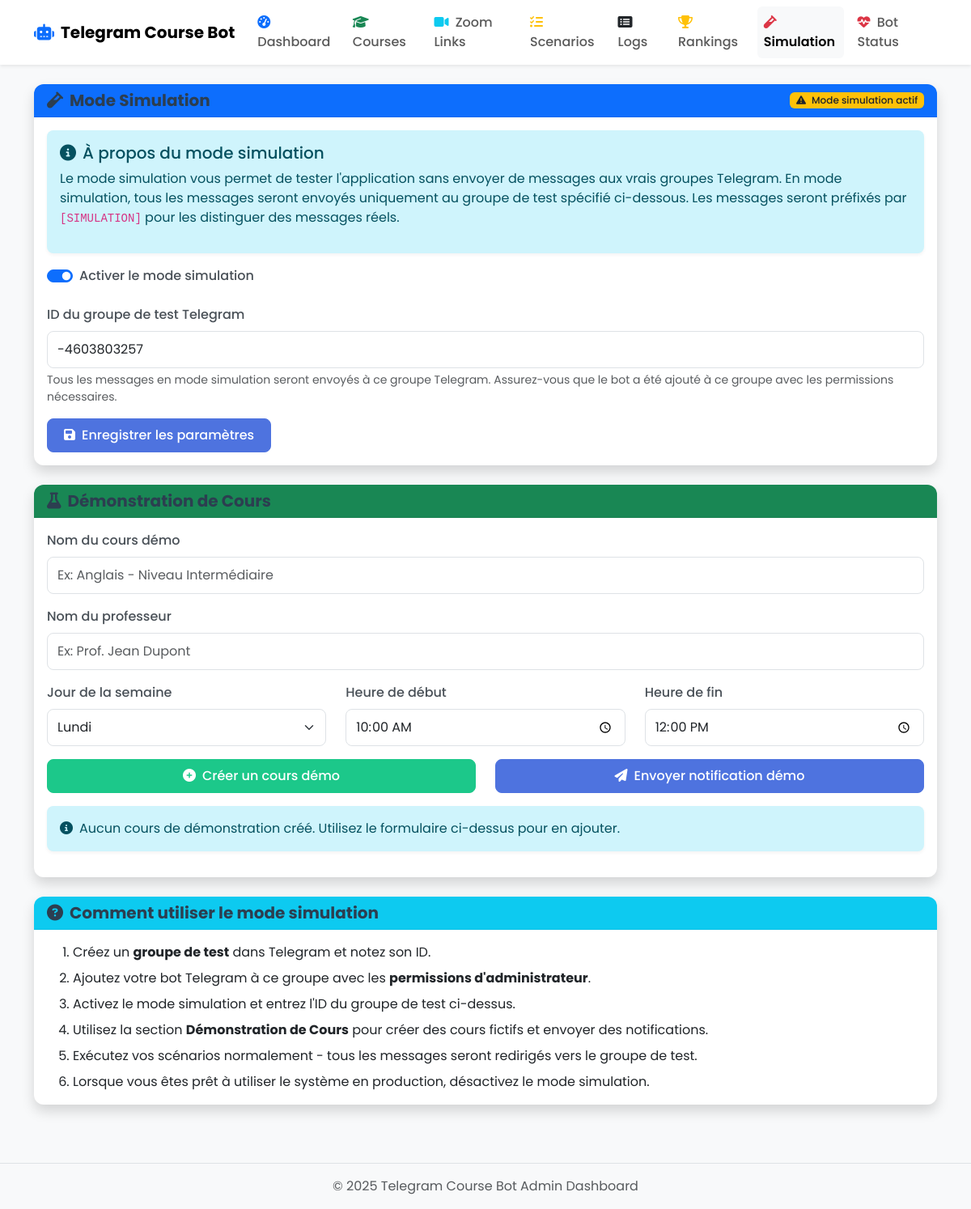
/simulation, run on an earlier commit of the app's database.
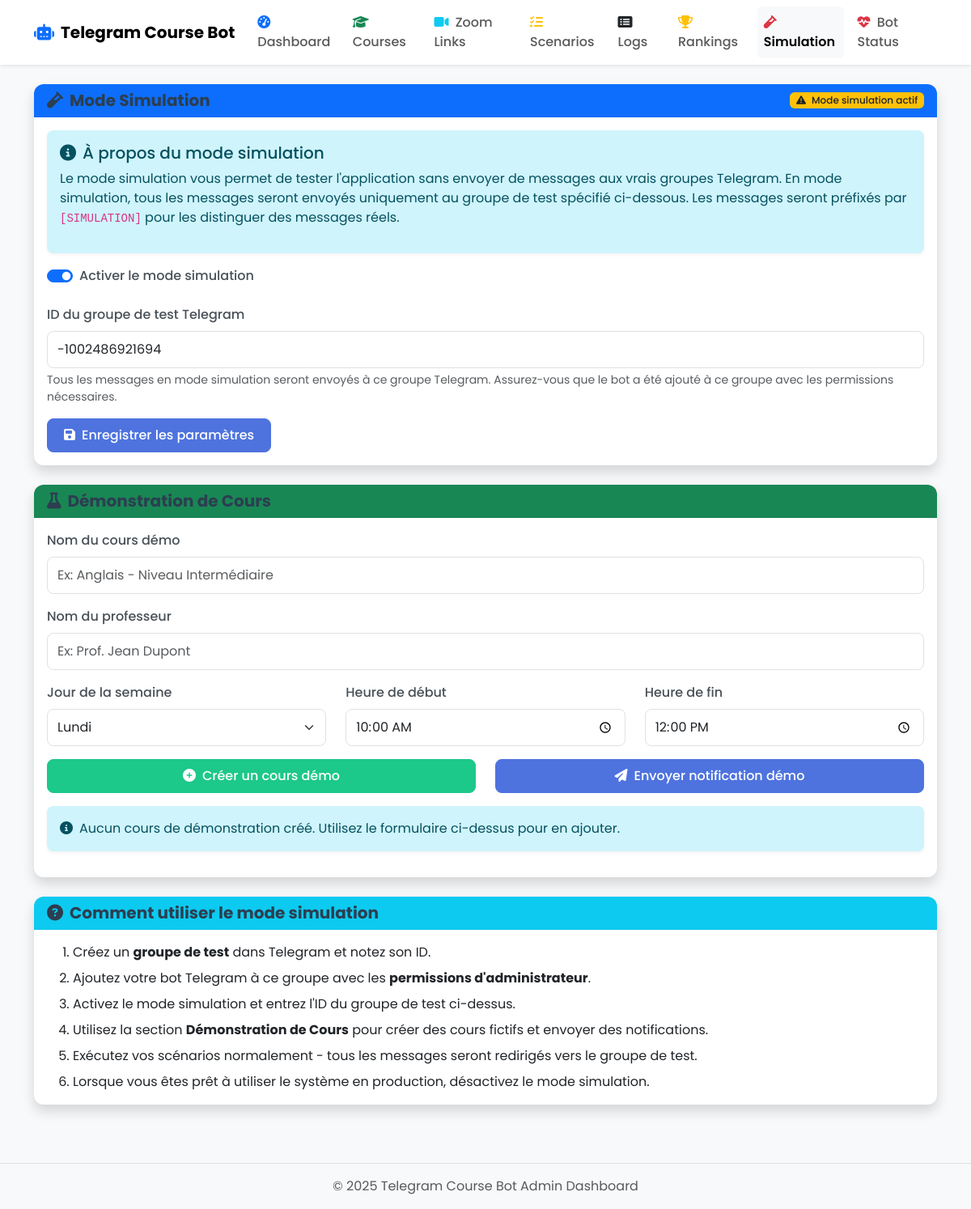
And on a later commit of the database.
### models.py (models this page shows, shortened)
class AppSettings(db.Model):
    id = db.Column(db.Integer, primary_key=True)
    simulation_mode = db.Column(db.Boolean, default=False)
    test_group_id = db.Column(db.String(100), nullable=True)
    updated_at = db.Column(db.DateTime, default=datetime.utcnow, onupdate=datetime.utcnow)

### routes.py (the view)
    @app.route('/simulation')
    def simulation():
        bot = init_telegram_bot()
        simulation_mode = bot.is_simulation_mode()
        test_group_id = bot.get_test_group_id()
        demo_courses = []
        if simulation_mode and test_group_id:
            demo_courses = Course.query.filter_by(telegram_group_id=test_group_id).all()
        return render_template(
            'simulation.html',
            simulation_mode=simulation_mode,
            test_group_id=test_group_id,
            demo_courses=demo_courses
        )

### telegram_bot.py (called while the page is built)
def init_telegram_bot():
    global telegram_bot
    if telegram_bot is None:
        with app.app_context():
            telegram_bot = TelegramBot()
    return telegram_bot

    def is_simulation_mode(self):
        settings = AppSettings.query.first()
        return settings.simulation_mode if settings else False

    def get_test_group_id(self):
        settings = AppSettings.query.first()
        return settings.test_group_id if settings else None

### templates/simulation.html (shortened to what the changed rows need)
{% extends 'layout.html' %}
{% block content %}
<div class="row">
    <div class="col-12">
        <div class="card shadow mb-4">
            <div class="card-body">
                <form action="{{ url_for('toggle_simulation') }}" method="POST" id="simulationForm">
                    <div class="mb-3">
                        <label for="test_group_id" class="form-label">ID du groupe de test Telegram</label>
                        <input type="text" class="form-control" id="test_group_id" name="test_group_id" value="{{ test_group_id or '' }}" placeholder="Ex: -1001234567890" {% if simulation_mode %}required{% endif %}>
                        <div class="form-text">
                            Tous les messages en mode simulation seront envoyés à ce groupe Telegram.
                            Assurez-vous que le bot a été ajouté à ce groupe avec les permissions nécessaires.
                        </div>
                    </div>
                </form>
            </div>
        </div>
    </div>
</div>
{% endblock %}

What changed in the data, as far as the page shows it:
changed AppSettings: test_group_id "-4603803257" → "-1002486921694"
